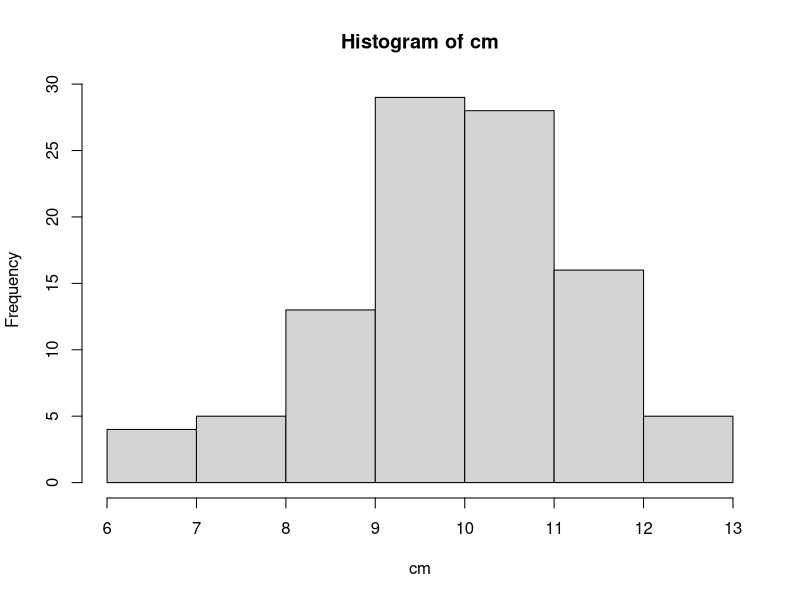

The R script that drew this image: (Note: this script raises an error after producing the figure.)
#1. GETTING STARTED_________________________________
#R version:
R.version.string

#Installing and using packages:
installed.packages()
rownames(installed.packages())
update.packages(ask=FALSE)
install.packages("tseries")
help(package="tseries")
library(tseries)

## BASICS INTERACTING
1
5 + 7       #adition
7 - 2       #subtraction
2 * 3       #multiplication
5 / 2       #division
2 ^ 3 #or 2**3
5 %/% 2     #integer division
5 %% 2    #mod


## ENTERING INPUT
x <- 5 + 7  #assignment operator
x
print(x)
y <- x - 3
y
z <- c(1.1, 9, 3.14)
?c
z
c(z, 555, z)
z*2 + 100
my_sqrt <- sqrt(z - 1)
my_sqrt
my_div <- z/my_sqrt
my_div
c(1, 2, 3, 4) + c(0, 10)
c(1, 2, 3, 4) + c(0, 10, 100)
z*2 + 1000
my_div


##SETTING WORKSPACE
getwd()
dir()
?list.files
args(list.files)
list.files()
old.dir <- getwd()
old.dir
setwd("D:/$github/data_analysis_group")

ls()
rm(x, y, z, my_sqrt, my_div)
ls()
dir.create("testdir")
setwd("testdir")
file.create("mytest.R")
list.files()
file.exists("mytest.R")
file.info("mytest.R")
file.rename("mytest.R", "mytest2.R")
file.copy("mytest2.R", "mytest3.R")
setwd(old.dir)
rm(old.dir)


##SEQUENCE OF NUMBERS
1:20
pi:10
15:1
?":"
seq(1, 20)
seq(0, 10, by=0.5)
my_seq <- seq(5, 10, length=30)
length(my_seq)
1:length(my_seq)
seq(along.with = my_seq)
seq_along(my_seq)
rep(0, times = 40)
rep(c(0, 1, 2), times=10)
rep(c(0, 1, 2), each=10)
rm(my_seq)

##R has five basic or "atomic" classes of objects:
  # character
  # numeric (real numbers)
  # integer
  # complex
  # logical (True/False)

#Numbers are generally trated as numeric objects, if you explicitly want an integer, 
#you need to specify the L suffix
x <- 5
class(x)
y <- 5L
class(y)


##CREATING VECTORS
#The c() function can be used to create vectors of objects by concatenating things together.
num_vect <- c(0.5, 55, -10, 6)
tf <- num_vect < 1
tf
num_vect >= 6
my_char <- c("My", "name", "is")
my_char
paste(my_char, collapse = " ")
my_name <- c(my_char, "Ennio")
my_name
paste(my_name, collapse = " ")
paste("Hello", "world!", sep = " ")
paste(1:3, c("X","Y","Z"), sep ="")
LETTERS
paste(LETTERS, 1:4, sep = "-")

  #Mixing Objects
  y <- c(1.7, "a") ## character
  y <- c(TRUE, 2) ## numeric
  y <- c("a", TRUE) ## character

  #Explicit Coercion
  x <- 0:6
  class(x)
  as.numeric(x)
  as.logical(x)
  as.character(x)
    #Warning: NAs introduced by coercion
    x <- c("a", "b", "c")
    as.numeric(x)
    rm(x,y)

    
#SIMULATIONS
#The sample() function draws randomly from a specified set of (scalar) objects allowing you to
#sample from arbitrary distributions of numbers.
set.seed(51)
?sample
sample(1:6, 4, replace=TRUE)
sample(1:20, 10)
LETTERS
sample(LETTERS) #Doesn't have to be numbers
flips <- sample(c(0,1), 100, replace = TRUE, prob = c(0.3, 0.7))
flips
sum(flips)
?rbinom()
rbinom(1, size = 100, prob = 0.7)
flips2 <- rbinom(100, size = 1, prob = 0.7)
flips2
sum(flips2)
?rnorm()
rnorm(10)
rnorm(10, 100, 25)
rpois(5, 10)
my_pois <- replicate(100, rpois(5, 10))
my_pois
cm <- colMeans(my_pois)
hist(cm)
rm(list = ls())

#MISSING VALUES INTRO
x <- c(44, NA, 5, NA)
x*3
y <- rnorm(1000)
z <- rep(NA, 1000)
my_data <- sample(c(y, z), 100)
my_na <- is.na(my_data)
my_na
my_data == NA
sum(my_na)
my_data
0/0
Inf - Inf


#SUBSETTING VECTORS
x
x[1:10]
x[is.na(x)]
y <- x[!is.na(x)]
y
y[y > 0]
x[x > 0]
x[!is.na(x) & x > 0]
x[c(3,5,7)]
x[0]
x[3000]
x[c(-2, -10)]
x[-c(2, 10)]
vect <- c(foo = 11, bar = 2, norf = NA)
vect
names(vect)
vect2 <- c(11,2,NA)
names(vect2) <- c("foo", "bar", "norf")
identical(vect, vect2)
vect["bar"]
vect[c("foo", "bar")]

  #R objects can have attributes, which are like metadata for the object
  #Some examples of R object attributes are:
  # names, dimnames
  # dimensions (e.g. matrices, arrays)
  # class (e.g. integer, numeric)
  # length
  # other user-defined attributes/metadata
  #Attributes of an object (if any) can be accessed using the attributes() function:


#MATRICES
#Matrices are vectors with a dimension attribute.
#The dimension attribute is itself an integer vector of length 2 (number of rows, number of columns)
m <- matrix(nrow = 2, ncol = 3)
m
dim(m)
attributes(m)
#Matrices are constructed column-wise, so entries can be thought of starting in the 
#"upper left" corner and running down the columns.
m <- matrix(1:6, nrow = 2, ncol = 3)
m
#Matrices can also be created directly from vectors by adding a dimension attribute.
m <- 1:10
m
dim(m) <- c(2, 5)
m
#Matrices can be created by column-binding or row-binding with the cbind() and rbind() functions.
x <- 1:3
y <- 10:12
cbind(x, y)
rbind(x, y)



#LISTS
#Lists are a special type of vector that can contain elements of different classes.
#Lists can be explicitly created using the list() function, which takes an arbitrary number of arguments.
x <- list(1, "a", TRUE, 1 + 4i)
x
#We can also create an empty list of a prespecified length with the vector() function
x <- vector("list", length = 5)
x



#FACTORS
#Factors are used to represent categorical data and can be unordered or ordered.
#One can think of a factor as an integer vector where each integer has a label.
#Using factors with labels is better than using integers because factors are self-describing.
#Factor objects can be created with the factor() function.
x <- factor(c("yes", "yes", "no", "yes", "no"))
x
table(x)
x
## See the underlying representation of factor
unclass(x)

#The order of the levels of a factor can be set using the levels argument to factor().
#This can be important in linear modelling because the first level is used as the baseline level.
x <- factor(c("yes", "yes", "no", "yes", "no"))
x ## Levels are put in alphabetical order
x <- factor(c("yes", "yes", "no", "yes", "no"), levels = c("yes", "no"))
x


##DATA FRAMEs
#Data frames are used to store tabular data in R.
#package dplyr has an optimized set of functions designed to work efficiently with data frames.
#Unlike matrices, data frames can store different classes of objects in each column.
#In addition to column names, indicating the names of the variables or predictors,
#data frames have a special attribute called row.names which indicate information 
#about each row of the data frame.

my_vector <- 1:20
my_vector
dim(my_vector)
length(my_vector)
dim(my_vector) <- c(4, 5)
dim(my_vector)
attributes(my_vector)
my_vector
class(my_vector)
my_matrix <- my_vector
?matrix
my_matrix2 <- matrix(1:20, nrow=4, ncol=5)
identical(my_matrix, my_matrix2)

patients <- c("Bill", "Gina", "Kelly", "Sean")
cbind(patients, my_matrix)
my_data <- data.frame(patients, my_matrix)
my_data
class(my_data)
cnames <- c("patient", "age", "weight", "bp", "rating", "test")
colnames(my_data) <- cnames
my_data


#LOGIC
?"&&"
TRUE == TRUE
(FALSE == TRUE) == FALSE
6 == 7
6 < 7
10 <= 10
5!= 7
!5 == 7
FALSE & FALSE
TRUE & c(TRUE, FALSE, FALSE)
TRUE && c(TRUE, FALSE, FALSE)
TRUE | c(TRUE, FALSE, FALSE)
TRUE || c(TRUE, FALSE, FALSE)
5 > 8 || 6 != 8 && 4 > 3.9
isTRUE(6 > 4)
identical('twins', 'twins')
xor(5 == 6, !FALSE)
ints <- sample(10)
ints
ints > 5
which(ints > 7)
any(ints<0)
all(ints>0)


##FUNCTIONS
Sys.Date()
mean(c(2, 4, 5))

    boring_function <- function(x) {
         x
    }

boring_function('My first function!')
boring_function

     my_mean <- function(my_vector) {
       sum(my_vector)/length(my_vector)
     }

my_mean(c(4, 5, 10))

     remainder <- function(num, divisor = 2) {
       num %% divisor
     }

remainder(5)
remainder(11, 5)
remainder(divisor = 11, num = 5)
remainder(4, div = 2)
args(remainder)

     evaluate <- function(func, dat){
       func(dat)
     }

evaluate(sd, c(1.4, 3.6, 7.9, 8.8))
evaluate(function(x){x+1}, 6)
evaluate(function(x){x[1]}, c(8,4,0))
evaluate(function(x){tail(x,1)}, c(8,4,0))


     telegram <- function(...){
       paste("START", ..., "STOP")  
     }

telegram("new","letter","test")

     mad_libs <- function(...){
       args <- list(...)
       place <- args[["place"]]
       adjective  <- args[["adjective"]]
       noun  <- args[["noun"]]
       paste("News from", place, "today where", adjective, "students took to the streets in protest of the new", noun, "being installed on campus.")
     }

mad_libs(place = "country", adjective = "crazy", noun = "bank")

     "%p%" <- function(...){
           paste(...)
     }
     
'I'%p%'love'%p%'R!'






##NEXT
#Getting data in and out
#Subsetting and removing NAs
#Vectorized operations
#Date and Times
#Managing data frames
#Control structures
#Loop functions
#Regular expressions
#Functions and debbuging
#Case Study

#Importing data
#Exploratory data analysis
#Reproducible research, LAteX in Sweave and httr
